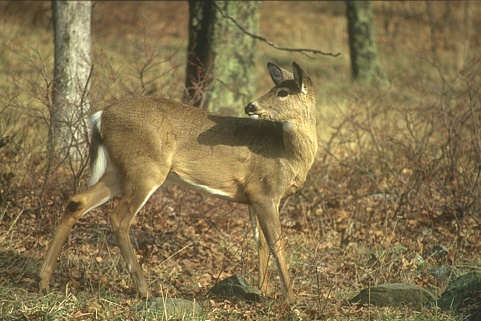
#> input picture preprocess/train/101.jpg, 481 x 321 px, given in place of 0.jpg, which was not available
$ jupyter execute --allow-errors test.ipynb
#> lines starting #> are read from the running program, lines starting #| are printed output that depends on the picture; after the words box and inside, x2 and y2 are one past the last pixel; in counts of white or black regions, pixels touching at a corner belong together; pictures that were not available may be replaced by others from this repository, and a replacement may not be noted
[cell 1]
import cv2
import numpy as np
import matplotlib.pyplot as plt
import os

[cell 2]
def contour_detection(no):
#> called with no = 0
    img = cv2.imread("train/{}.jpg".format(no))
#> img is the input picture: shape (321, 481, 3); mean B, G, R 77.5, 116, 132.6

    img_gray = cv2.cvtColor(img,cv2.COLOR_BGR2GRAY)
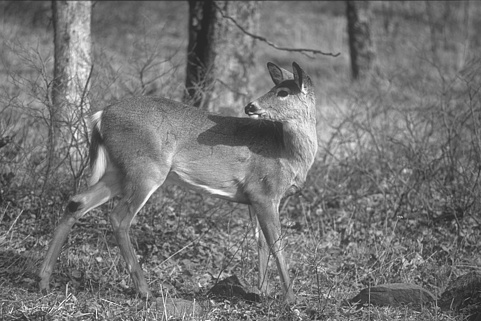
#> img_gray: shape (321, 481); min 30, max 252, mean 116.6
    img_blur = cv2.GaussianBlur(img_gray,(5,5),0)
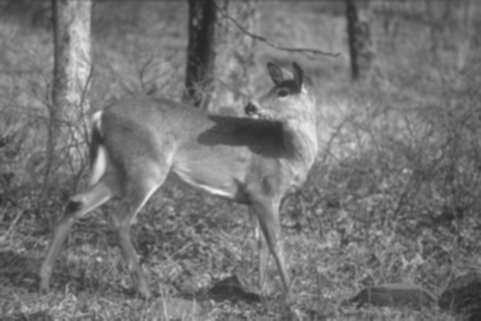
#> img_blur: shape (321, 481); min 41, max 244, mean 116.6
    _, thresh = cv2.threshold(img_blur,180,255,cv2.THRESH_BINARY_INV)
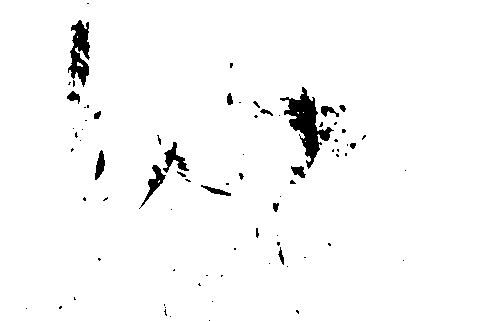
#> thresh: shape (321, 481); 97.3% white; 78 black regions (58 under 20 px)
    contours,hierarchy=cv2.findContours(image = thresh, mode = cv2.RETR_TREE, method = cv2.CHAIN_APPROX_SIMPLE)
#> contours = 87 contours, 63 with area under 20; largest, box (x1, y1, x2, y2) and area: (0, 0, 481, 321) 153599, (279, 86, 335, 170) 1616, (67, 19, 91, 88) 959, (162, 141, 190, 174) 362, (140, 164, 167, 208) 338
    img_with_contours = cv2.drawContours(img,contours,-1,(0,0,255),3)
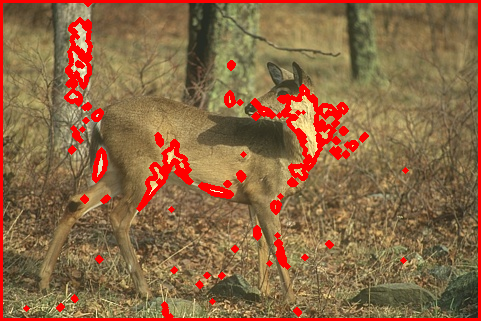
#> img_with_contours: shape (321, 481, 3); mean B, G, R 69.1, 103.8, 140.6
#> pass 2 of the loop `for i in range(len(files)):`:
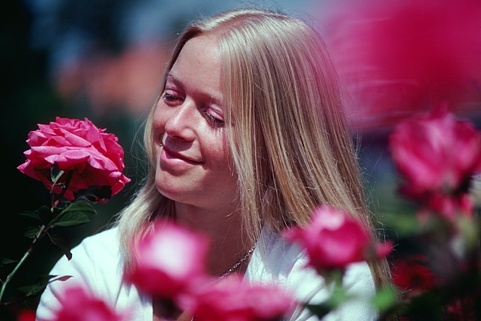
#> input picture preprocess/train/104.jpg, 481 x 321 px, given in place of 1.jpg, which was not available
#> in contour_detection, img is the input picture: shape (321, 481, 3); mean B, G, R 89.1, 71.3, 114.7
#> in contour_detection (call 2), `_, thresh = cv2.threshold(img_blur,180,255,cv2.THRESH_BINARY_INV)`:
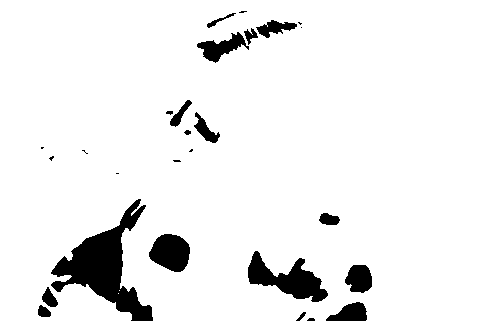
#> thresh: shape (321, 481); 93% white; 27 black regions (9 under 20 px)
#> contours = 28 contours, 12 with area under 20; largest, box (x1, y1, x2, y2) and area: (0, 0, 481, 321) 148426, (247, 250, 329, 303) 1945, (148, 233, 191, 273) 1206, (196, 31, 250, 64) 748, (344, 264, 373, 294) 628
#> in contour_detection (call 2), `img_with_contours = cv2.drawContours(img,contours,-1,(0,0,255),3)`:
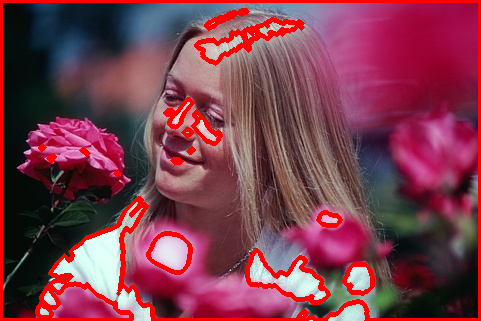
#> img_with_contours: shape (321, 481, 3); mean B, G, R 77.6, 61, 124

    cv2.imwrite('contour/{}_contour.jpg'.format(no),img_with_contours)

    # plt.imshow(thresh, cmap = 'gray')
    # plt.show()
    # plt.close()
